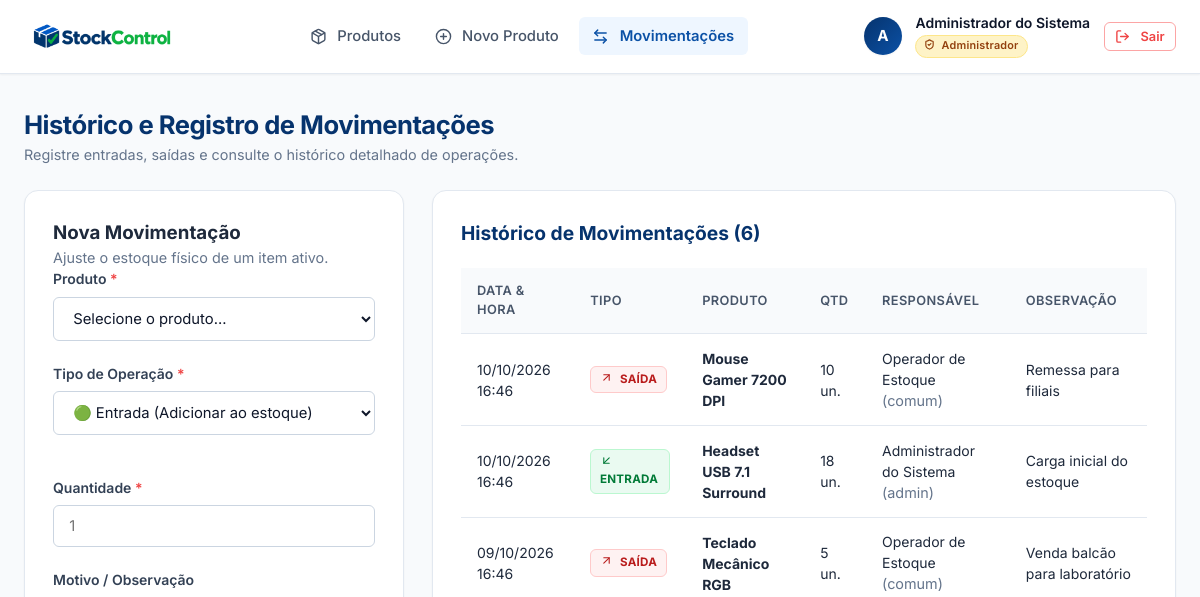
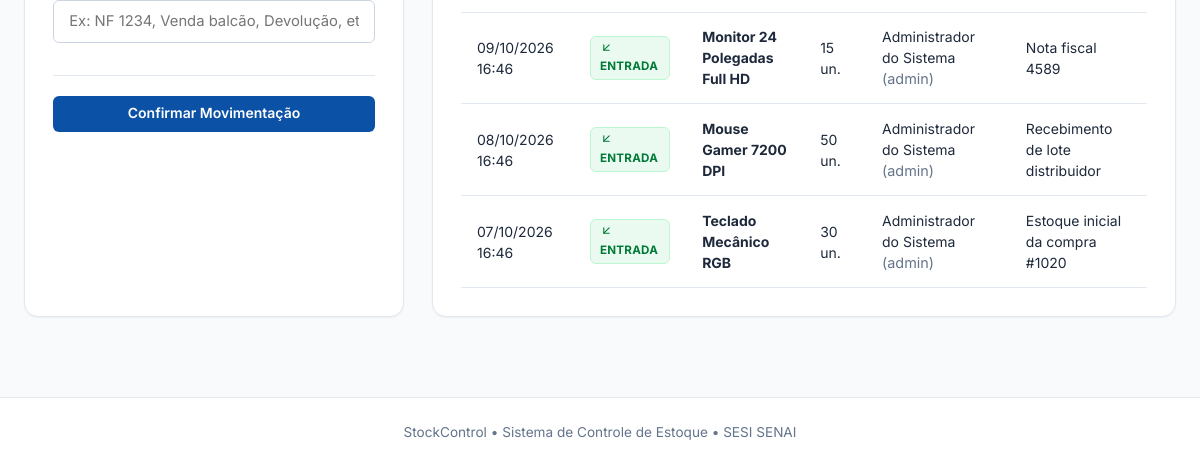
The app's page /movimentacoes.php (signed in), older data (2 pictures, top to bottom).
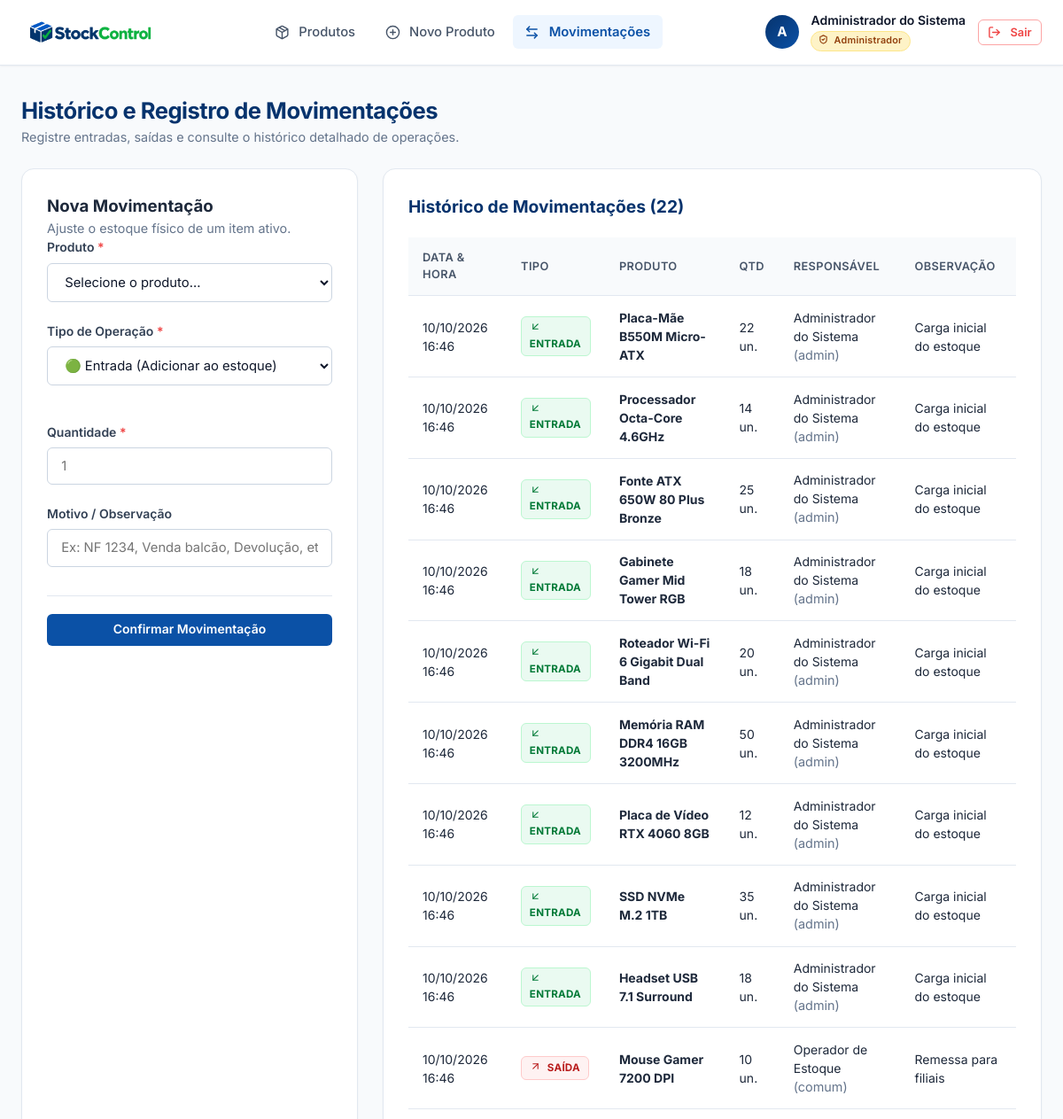
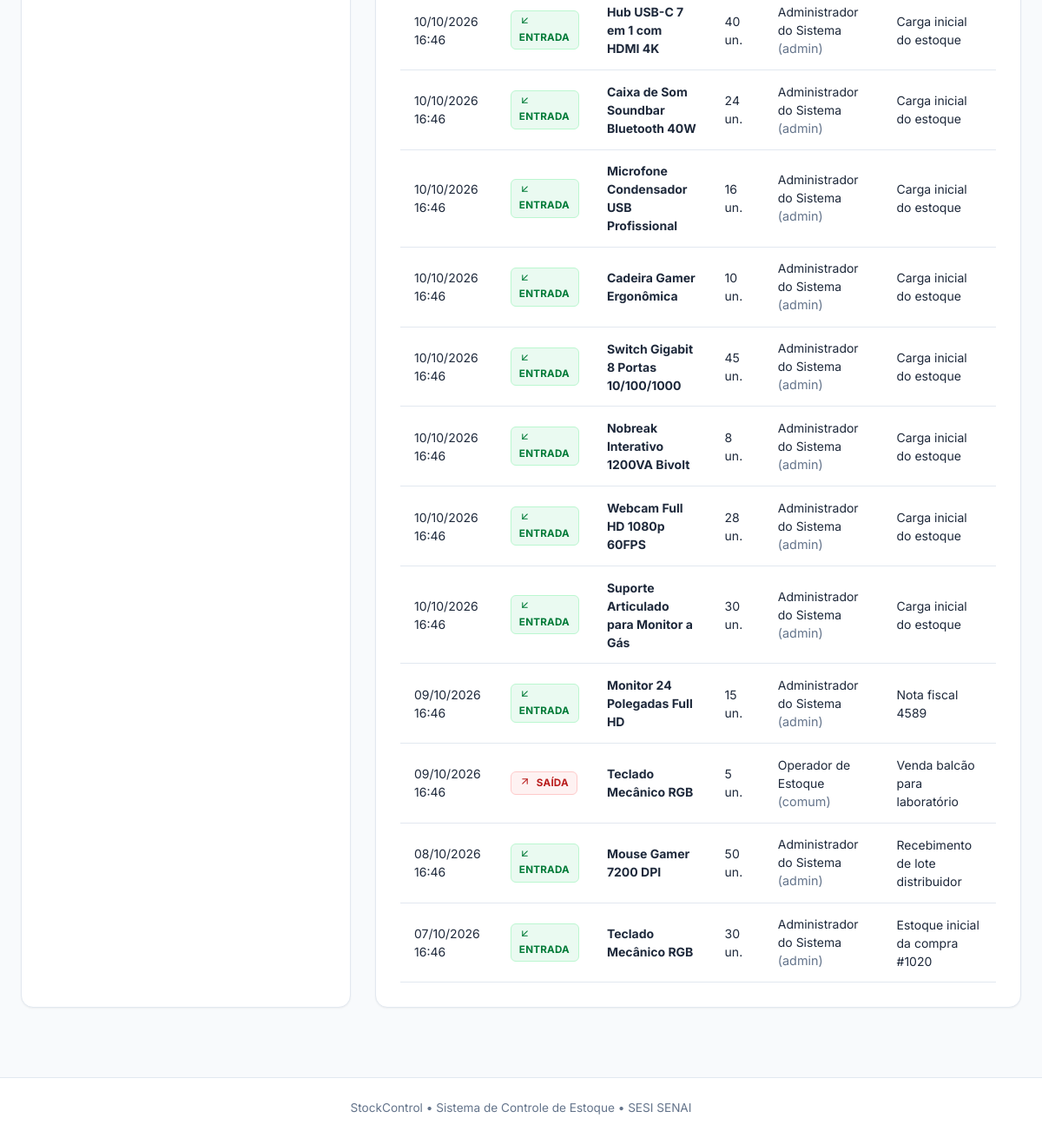
The same page, newer data (2 pictures, top to bottom).
### tables this page shows
CREATE TABLE usuarios (
    id INT AUTO_INCREMENT PRIMARY KEY,
    nome VARCHAR(100) NOT NULL,
    email VARCHAR(150) NOT NULL UNIQUE,
    senha VARCHAR(255) NOT NULL,
    perfil ENUM('admin', 'comum') NOT NULL DEFAULT 'comum',
    criado_em TIMESTAMP DEFAULT CURRENT_TIMESTAMP
);

CREATE TABLE movimentacoes (
    id INT AUTO_INCREMENT PRIMARY KEY,
    produto_id INT NOT NULL,
    usuario_id INT NOT NULL,
    tipo ENUM('entrada', 'saida') NOT NULL,
    quantidade INT NOT NULL,
    observacao VARCHAR(255) NULL,
    data_movimentacao TIMESTAMP DEFAULT CURRENT_TIMESTAMP,
    CONSTRAINT fk_movimentacoes_produto FOREIGN KEY (produto_id) 
        REFERENCES produtos(id) ON DELETE CASCADE,
    CONSTRAINT fk_movimentacoes_usuario FOREIGN KEY (usuario_id) 
        REFERENCES usuarios(id) ON DELETE CASCADE
);

CREATE TABLE produtos (
    id INT AUTO_INCREMENT PRIMARY KEY,
    nome VARCHAR(150) NOT NULL,
    descricao TEXT NOT NULL,
    quantidade INT NOT NULL DEFAULT 0,
    preco DECIMAL(10, 2) NOT NULL DEFAULT 0.00,
    status ENUM('ativo', 'inativo') NOT NULL DEFAULT 'ativo',
    imagem VARCHAR(255) NOT NULL,
    data_inclusao TIMESTAMP DEFAULT CURRENT_TIMESTAMP
);

### includes/auth.php (called while the page is built, shortened)
<?php
function usuarioAtual(): ?array {
    return $_SESSION['usuario'] ?? null;
}
function isAdmin(): bool {
    $usuario = usuarioAtual();
    return $usuario !== null && isset($usuario['perfil']) && $usuario['perfil'] === 'admin';
}

### movimentacoes.php (the view, shortened to what this page needs)
<?php
require_once __DIR__ . '/includes/auth.php';
$pdo = getConnection();
$produtoFiltroId = filter_input(INPUT_GET, 'produto_id', FILTER_VALIDATE_INT);
$sqlMov = "
    SELECT m.id, m.tipo, m.quantidade, m.observacao, m.data_movimentacao,
           p.nome AS produto_nome, p.imagem AS produto_imagem,
           u.nome AS usuario_nome, u.perfil AS usuario_perfil
    FROM movimentacoes m
    INNER JOIN produtos p ON m.produto_id = p.id
    INNER JOIN usuarios u ON m.usuario_id = u.id
";
$sqlMov .= " ORDER BY m.data_movimentacao DESC";
$stmtHistorico = $pdo->prepare($sqlMov);
if ($produtoFiltroId) {
    $stmtHistorico->execute([':prod_id' => $produtoFiltroId]);
} else {
    $stmtHistorico->execute();
}
$movimentacoes = $stmtHistorico->fetchAll();
require_once __DIR__ . '/includes/header.php';
?>
<div class="page-heading">
    <div>
        <h2>Histórico e Registro de Movimentações</h2>
        <p class="text-muted">Registre entradas, saídas e consulte o histórico detalhado de operações.</p>
    </div>
</div>
<div class="movement-layout">
    <div class="form-card movement-form-card">
        <h3>Nova Movimentação</h3>
        <p class="text-muted">Ajuste o estoque físico de um item ativo.</p>
        <form action="movimentacoes.php<?= $produtoFiltroId ? '?produto_id=' . $produtoFiltroId : '' ?>" method="POST">
            <div class="form-group">
                <label for="produto_id">Produto <span class="required">*</span></label>
                <select name="produto_id" id="produto_id" required>
                    <option value="">Selecione o produto...</option>
                </select>
            </div>
            <div class="form-row">
                <div class="form-group col">
                    <label for="tipo">Tipo de Operação <span class="required">*</span></label>
                    <select name="tipo" id="tipo" required>
                        <option value="entrada">🟢 Entrada (Adicionar ao estoque)</option>
                    </select>
                </div>
                <div class="form-group col">
                    <label for="quantidade">Quantidade <span class="required">*</span></label>
                    <input type="number" id="quantidade" name="quantidade" min="1" step="1" placeholder="1" required>
                </div>
            </div>
            <div class="form-group">
                <label for="observacao">Motivo / Observação</label>
                <input type="text" id="observacao" name="observacao" placeholder="Ex: NF 1234, Venda balcão, Devolução, etc.">
            </div>
            <div class="form-actions">
                <button type="submit" class="btn btn-primary btn-block">Confirmar Movimentação</button>
            </div>
        </form>
    </div>
    <div class="movement-history-card">
        <div class="history-header">
            <h3>Histórico de Movimentações (<?= count($movimentacoes) ?>)</h3>
        </div>
        <?php if (empty($movimentacoes)): ?>
            <div class="empty-state-small">
                <p>Nenhuma movimentação registrada.</p>
            </div>
        <?php else: ?>
            <div class="table-responsive">
                <table class="data-table">
                    <thead>
                        <tr>
                            <th>Data & Hora</th>
                            <th>Tipo</th>
                            <th>Produto</th>
                            <th>Qtd</th>
                            <th>Responsável</th>
                            <th>Observação</th>
                        </tr>
                    </thead>
                    <tbody>
                        <?php foreach ($movimentacoes as $m): ?>
                            <tr>
                                <td><?= date('d/m/Y H:i', strtotime($m['data_movimentacao'])) ?></td>
                                <td>
                                    <?php if ($m['tipo'] === 'entrada'): ?>
                                        <span class="badge-movement badge-in"><i data-lucide="arrow-down-left" class="icon-inline"></i> ENTRADA</span>
                                    <?php else: ?>
                                        <span class="badge-movement badge-out"><i data-lucide="arrow-up-right" class="icon-inline"></i> SAÍDA</span>
                                    <?php endif; ?>
                                </td>
                                <td><strong><?= htmlspecialchars($m['produto_nome']) ?></strong></td>
                                <td><?= (int)$m['quantidade'] ?> un.</td>
                                <td>
                                    <span><?= htmlspecialchars($m['usuario_nome']) ?></span>
                                    <small class="text-muted">(<?= $m['usuario_perfil'] ?>)</small>
                                </td>
                                <td><?= htmlspecialchars($m['observacao'] ?: '-') ?></td>
                            </tr>
                        <?php endforeach; ?>
                    </tbody>
                </table>
            </div>
        <?php endif; ?>
    </div>
</div>
<?php require_once __DIR__ . '/includes/footer.php'; ?>

### includes/header.php (shortened to what this page needs)
<?php
require_once __DIR__ . '/auth.php';
$usuarioLogado = usuarioAtual();
?>
<!DOCTYPE html>
<html lang="pt-BR">
<head>
    <link rel="stylesheet" href="assets/css/style.css?v=<?= time() ?>">
</head>
<body>
    <header class="navbar">
        <div class="nav-container">
            <div class="nav-brand">
                <a href="produtos.php" class="brand-link" title="StockControl - Início">
                    <img src="assets/img/logo.png" alt="StockControl" class="brand-logo-img">
                </a>
            </div>
            <nav class="nav-menu">
                <a href="produtos.php" class="nav-item <?= basename($_SERVER['PHP_SELF']) === 'produtos.php' ? 'active' : '' ?>">
                    <i data-lucide="package" class="icon-nav"></i> Produtos
                </a>
                <?php if (isAdmin()): ?>
                    <a href="produto_novo.php" class="nav-item <?= basename($_SERVER['PHP_SELF']) === 'produto_novo.php' ? 'active' : '' ?>">
                        <i data-lucide="plus-circle" class="icon-nav"></i> Novo Produto
                    </a>
                <?php endif; ?>
                <a href="movimentacoes.php" class="nav-item <?= basename($_SERVER['PHP_SELF']) === 'movimentacoes.php' ? 'active' : '' ?>">
                    <i data-lucide="arrow-left-right" class="icon-nav"></i> Movimentações
                </a>
            </nav>
            <div class="nav-user">
                <div class="user-avatar" title="<?= htmlspecialchars($usuarioLogado['nome']) ?>">
                    <?= mb_strtoupper(mb_substr($usuarioLogado['nome'], 0, 1)) ?>
                </div>
                <div class="user-info">
                    <span class="user-name"><?= htmlspecialchars($usuarioLogado['nome']) ?></span>
                    <span class="user-role-badge <?= isAdmin() ? 'badge-admin' : 'badge-user' ?>">
                        <?php if (isAdmin()): ?>
                            <i data-lucide="shield-check" class="icon-badge"></i> Administrador
                        <?php else: ?>
                            <i data-lucide="user" class="icon-badge"></i> Operador
                        <?php endif; ?>
                    </span>
                </div>
                <a href="logout.php" class="btn btn-outline-danger btn-sm" title="Encerrar sessão">
                    <i data-lucide="log-out" class="icon-btn"></i> Sair
                </a>
            </div>
        </div>
    </header>
    <main class="main-content">
        <div class="content-container">

### includes/footer.php (shortened to what this page needs)
        </div>
    </main>
    <footer class="app-footer">
        <div class="footer-container">
            <p>StockControl &bull; Sistema de Controle de Estoque &bull; SESI SENAI</p>
        </div>
    </footer>
</body>
</html>

Row changes from the older to the newer data that the page shows:
added movimentacoes: data_movimentacao "10/10/2026 16:46", tipo "entrada" (drawn), produto.nome "Placa-Mãe B550M Micro-ATX", quantidade "22", usuario.nome "Administrador do Sistema", usuario.perfil "admin", observacao "Carga inicial do estoque"
added movimentacoes: data_movimentacao "10/10/2026 16:46", tipo "entrada" (drawn), produto.nome "Processador Octa-Core 4.6GHz", quantidade "14", usuario.nome "Administrador do Sistema", usuario.perfil "admin", observacao "Carga inicial do estoque"
added movimentacoes: data_movimentacao "10/10/2026 16:46", tipo "entrada" (drawn), produto.nome "Fonte ATX 650W 80 Plus Bronze", quantidade "25", usuario.nome "Administrador do Sistema", usuario.perfil "admin", observacao "Carga inicial do estoque"
added movimentacoes: data_movimentacao "10/10/2026 16:46", tipo "entrada" (drawn), produto.nome "Gabinete Gamer Mid Tower RGB", quantidade "18", usuario.nome "Administrador do Sistema", usuario.perfil "admin", observacao "Carga inicial do estoque"
added movimentacoes: data_movimentacao "10/10/2026 16:46", tipo "entrada" (drawn), produto.nome "Roteador Wi-Fi 6 Gigabit Dual Band", quantidade "20", usuario.nome "Administrador do Sistema", usuario.perfil "admin", observacao "Carga inicial do estoque"
added movimentacoes: data_movimentacao "10/10/2026 16:46", tipo "entrada" (drawn), produto.nome "Memória RAM DDR4 16GB 3200MHz", quantidade "50", usuario.nome "Administrador do Sistema", usuario.perfil "admin", observacao "Carga inicial do estoque"
added movimentacoes: data_movimentacao "10/10/2026 16:46", tipo "entrada" (drawn), produto.nome "Placa de Vídeo RTX 4060 8GB", quantidade "12", usuario.nome "Administrador do Sistema", usuario.perfil "admin", observacao "Carga inicial do estoque"
added movimentacoes: data_movimentacao "10/10/2026 16:46", tipo "entrada" (drawn), produto.nome "SSD NVMe M.2 1TB", quantidade "35", usuario.nome "Administrador do Sistema", usuario.perfil "admin", observacao "Carga inicial do estoque"
shown differently, row unchanged: movimentacoes "Headset USB 7.1 Surround": moves up the list
added movimentacoes: data_movimentacao "10/10/2026 16:46", tipo "entrada" (drawn), produto.nome "Hub USB-C 7 em 1 com HDMI 4K", quantidade "40", usuario.nome "Administrador do Sistema", usuario.perfil "admin", observacao "Carga inicial do estoque"
added movimentacoes: data_movimentacao "10/10/2026 16:46", tipo "entrada" (drawn), produto.nome "Caixa de Som Soundbar Bluetooth 40W", quantidade "24", usuario.nome "Administrador do Sistema", usuario.perfil "admin", observacao "Carga inicial do estoque"
added movimentacoes: data_movimentacao "10/10/2026 16:46", tipo "entrada" (drawn), produto.nome "Microfone Condensador USB Profissional", quantidade "16", usuario.nome "Administrador do Sistema", usuario.perfil "admin", observacao "Carga inicial do estoque"
added movimentacoes: data_movimentacao "10/10/2026 16:46", tipo "entrada" (drawn), produto.nome "Cadeira Gamer Ergonômica", quantidade "10", usuario.nome "Administrador do Sistema", usuario.perfil "admin", observacao "Carga inicial do estoque"
added movimentacoes: data_movimentacao "10/10/2026 16:46", tipo "entrada" (drawn), produto.nome "Switch Gigabit 8 Portas 10/100/1000", quantidade "45", usuario.nome "Administrador do Sistema", usuario.perfil "admin", observacao "Carga inicial do estoque"
added movimentacoes: data_movimentacao "10/10/2026 16:46", tipo "entrada" (drawn), produto.nome "Nobreak Interativo 1200VA Bivolt", quantidade "8", usuario.nome "Administrador do Sistema", usuario.perfil "admin", observacao "Carga inicial do estoque"
added movimentacoes: data_movimentacao "10/10/2026 16:46", tipo "entrada" (drawn), produto.nome "Webcam Full HD 1080p 60FPS", quantidade "28", usuario.nome "Administrador do Sistema", usuario.perfil "admin", observacao "Carga inicial do estoque"
added movimentacoes: data_movimentacao "10/10/2026 16:46", tipo "entrada" (drawn), produto.nome "Suporte Articulado para Monitor a Gás", quantidade "30", usuario.nome "Administrador do Sistema", usuario.perfil "admin", observacao "Carga inicial do estoque"
shown differently, row unchanged: movimentacoes "Nota fiscal 4589": moves up the list
Text that changed along with them:
count($movimentacoes): "6" → "22"
